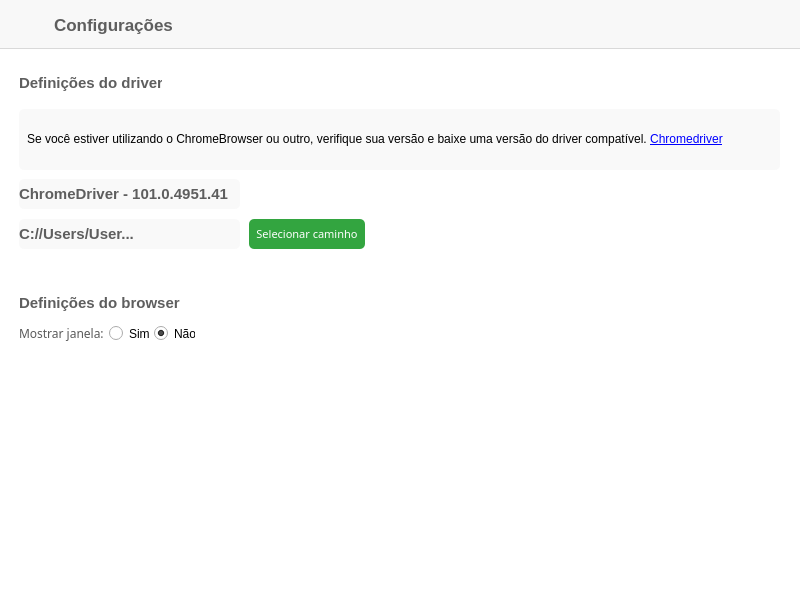
<?xml version="1.0" encoding="UTF-8"?>
<ui version="4.0">
 <class>Dialog</class>
 <widget class="QDialog" name="Dialog">
  <property name="geometry">
   <rect>
    <x>0</x>
    <y>0</y>
    <width>800</width>
    <height>600</height>
   </rect>
  </property>
  <property name="minimumSize">
   <size>
    <width>800</width>
    <height>600</height>
   </size>
  </property>
  <property name="maximumSize">
   <size>
    <width>800</width>
    <height>600</height>
   </size>
  </property>
  <property name="windowTitle">
   <string>Dialog</string>
  </property>
  <widget class="QWidget" name="widget" native="true">
   <property name="geometry">
    <rect>
     <x>-1</x>
     <y>-1</y>
     <width>801</width>
     <height>601</height>
    </rect>
   </property>
   <property name="styleSheet">
    <string notr="true">background-color: #fff;</string>
   </property>
   <widget class="QFrame" name="headerContainer">
    <property name="geometry">
     <rect>
      <x>0</x>
      <y>0</y>
      <width>805</width>
      <height>50</height>
     </rect>
    </property>
    <property name="minimumSize">
     <size>
      <width>0</width>
      <height>50</height>
     </size>
    </property>
    <property name="maximumSize">
     <size>
      <width>16777215</width>
      <height>50</height>
     </size>
    </property>
    <property name="styleSheet">
     <string notr="true">QFrame#headerContainer {
	background-color: rgba(241, 241, 241, 0.5);
	border-bottom: .1em solid rgba(0,0,0,0.1);
}</string>
    </property>
    <property name="frameShape">
     <enum>QFrame::StyledPanel</enum>
    </property>
    <property name="frameShadow">
     <enum>QFrame::Raised</enum>
    </property>
    <widget class="QLabel" name="headerTitle">
     <property name="geometry">
      <rect>
       <x>55</x>
       <y>13</y>
       <width>131</width>
       <height>25</height>
      </rect>
     </property>
     <property name="font">
      <font>
       <family>Segoe UI</family>
       <pointsize>13</pointsize>
       <weight>75</weight>
       <bold>true</bold>
      </font>
     </property>
     <property name="styleSheet">
      <string notr="true">color: rgb(94, 94, 94);
background: transparent;
font-weight: 600;</string>
     </property>
     <property name="text">
      <string>Configurações</string>
     </property>
    </widget>
    <widget class="QPushButton" name="backBtn">
     <property name="geometry">
      <rect>
       <x>16</x>
       <y>10</y>
       <width>32</width>
       <height>32</height>
      </rect>
     </property>
     <property name="cursor">
      <cursorShape>PointingHandCursor</cursorShape>
     </property>
     <property name="styleSheet">
      <string notr="true">QPushButton {
	background: transparent;
	border-radius: 15px;
}

QPushButton:hover {
	background-color: rgba(200,200,200,0.4);
}</string>
     </property>
     <property name="text">
      <string/>
     </property>
     <property name="icon">
      <iconset>
       <normaloff>../assets/arrow.png</normaloff>../assets/arrow.png</iconset>
     </property>
     <property name="iconSize">
      <size>
       <width>16</width>
       <height>16</height>
      </size>
     </property>
     <property name="flat">
      <bool>false</bool>
     </property>
    </widget>
   </widget>
   <widget class="QLabel" name="driverInfoHeader">
    <property name="geometry">
     <rect>
      <x>20</x>
      <y>70</y>
      <width>143</width>
      <height>27</height>
     </rect>
    </property>
    <property name="font">
     <font>
      <family>Segoe UI</family>
      <pointsize>11</pointsize>
      <weight>75</weight>
      <bold>true</bold>
     </font>
    </property>
    <property name="styleSheet">
     <string notr="true">color: rgb(94, 94, 94);
background: transparent;
font-weight: 600;
border-bottom: .1em solid rgba(0,0,0,0.2);</string>
    </property>
    <property name="text">
     <string>Definições do driver</string>
    </property>
   </widget>
   <widget class="QLabel" name="info">
    <property name="geometry">
     <rect>
      <x>20</x>
      <y>110</y>
      <width>761</width>
      <height>61</height>
     </rect>
    </property>
    <property name="font">
     <font>
      <family>Segoe UI</family>
      <pointsize>9</pointsize>
     </font>
    </property>
    <property name="styleSheet">
     <string notr="true">background-color: rgba(239, 239, 239, 0.4);
border-radius: 5px;

padding: 5px;</string>
    </property>
    <property name="text">
     <string>Se você estiver utilizando o ChromeBrowser ou outro, verifique sua versão e baixe uma versão do driver compatível.
                                &lt;a target=&quot;_blank&quot; href=&quot;https://chromedriver.chromium.org/downloads&quot;&gt;Chromedriver&lt;/a&gt;</string>
    </property>
    <property name="textFormat">
     <enum>Qt::RichText</enum>
    </property>
    <property name="alignment">
     <set>Qt::AlignLeading|Qt::AlignLeft|Qt::AlignVCenter</set>
    </property>
    <property name="wordWrap">
     <bool>true</bool>
    </property>
    <property name="openExternalLinks">
     <bool>true</bool>
    </property>
   </widget>
   <widget class="QLabel" name="driverVersion">
    <property name="geometry">
     <rect>
      <x>20</x>
      <y>180</y>
      <width>221</width>
      <height>30</height>
     </rect>
    </property>
    <property name="font">
     <font>
      <family>Segoe UI</family>
      <pointsize>11</pointsize>
      <weight>62</weight>
      <bold>true</bold>
     </font>
    </property>
    <property name="styleSheet">
     <string notr="true">color: rgb(94, 94, 94);
background-color: rgba(239, 239, 239, 0.4);
font-weight: 500;
border-bottom: .1em solid rgba(0,0,0,0.2);
border-radius: 5px;</string>
    </property>
    <property name="text">
     <string>ChromeDriver - 101.0.4951.41</string>
    </property>
   </widget>
   <widget class="QLabel" name="driverVersion_2">
    <property name="geometry">
     <rect>
      <x>20</x>
      <y>220</y>
      <width>221</width>
      <height>30</height>
     </rect>
    </property>
    <property name="font">
     <font>
      <family>Segoe UI</family>
      <pointsize>11</pointsize>
      <weight>62</weight>
      <bold>true</bold>
     </font>
    </property>
    <property name="styleSheet">
     <string notr="true">color: rgb(94, 94, 94);
background-color: rgba(239, 239, 239, 0.4);
font-weight: 500;
border-bottom: .1em solid rgba(0,0,0,0.2);
border-radius: 5px;</string>
    </property>
    <property name="text">
     <string>C://Users/User...</string>
    </property>
    <property name="wordWrap">
     <bool>true</bool>
    </property>
   </widget>
   <widget class="QPushButton" name="selectDriverPathBtn">
    <property name="geometry">
     <rect>
      <x>250</x>
      <y>220</y>
      <width>116</width>
      <height>30</height>
     </rect>
    </property>
    <property name="font">
     <font>
      <family>Segoe UI Semibold</family>
      <pointsize>8</pointsize>
     </font>
    </property>
    <property name="cursor">
     <cursorShape>PointingHandCursor</cursorShape>
    </property>
    <property name="styleSheet">
     <string notr="true">QPushButton {
	color: #fff;
	background-color: rgba(0, 143, 16, 0.8);
	border-bottom: .1em solid rgba(0,0,0,0.2);
	border-radius: 5px;
}

QPushButton:hover {
	background-color: rgba(0, 143, 16, 0.9);
}</string>
    </property>
    <property name="text">
     <string>Selecionar caminho</string>
    </property>
   </widget>
   <widget class="QLabel" name="driverInfoHeader_2">
    <property name="geometry">
     <rect>
      <x>20</x>
      <y>290</y>
      <width>161</width>
      <height>27</height>
     </rect>
    </property>
    <property name="font">
     <font>
      <family>Segoe UI</family>
      <pointsize>11</pointsize>
      <weight>75</weight>
      <bold>true</bold>
     </font>
    </property>
    <property name="styleSheet">
     <string notr="true">color: rgb(94, 94, 94);
background: transparent;
font-weight: 600;
border-bottom: .1em solid rgba(0,0,0,0.2);</string>
    </property>
    <property name="text">
     <string>Definições do browser</string>
    </property>
   </widget>
   <widget class="QLabel" name="label">
    <property name="geometry">
     <rect>
      <x>20</x>
      <y>324</y>
      <width>84</width>
      <height>21</height>
     </rect>
    </property>
    <property name="font">
     <font>
      <family>Segoe UI Semibold</family>
      <pointsize>9</pointsize>
     </font>
    </property>
    <property name="styleSheet">
     <string notr="true">color: rgb(90, 90, 90);
</string>
    </property>
    <property name="text">
     <string>Mostrar janela: </string>
    </property>
   </widget>
   <widget class="QRadioButton" name="radioButtonYes">
    <property name="geometry">
     <rect>
      <x>110</x>
      <y>326</y>
      <width>41</width>
      <height>17</height>
     </rect>
    </property>
    <property name="cursor">
     <cursorShape>PointingHandCursor</cursorShape>
    </property>
    <property name="text">
     <string>Sim</string>
    </property>
   </widget>
   <widget class="QRadioButton" name="radioButtonNo">
    <property name="geometry">
     <rect>
      <x>155</x>
      <y>326</y>
      <width>41</width>
      <height>17</height>
     </rect>
    </property>
    <property name="cursor">
     <cursorShape>PointingHandCursor</cursorShape>
    </property>
    <property name="text">
     <string>Não</string>
    </property>
    <property name="checked">
     <bool>true</bool>
    </property>
   </widget>
  </widget>
 </widget>
 <resources/>
 <connections/>
</ui>
